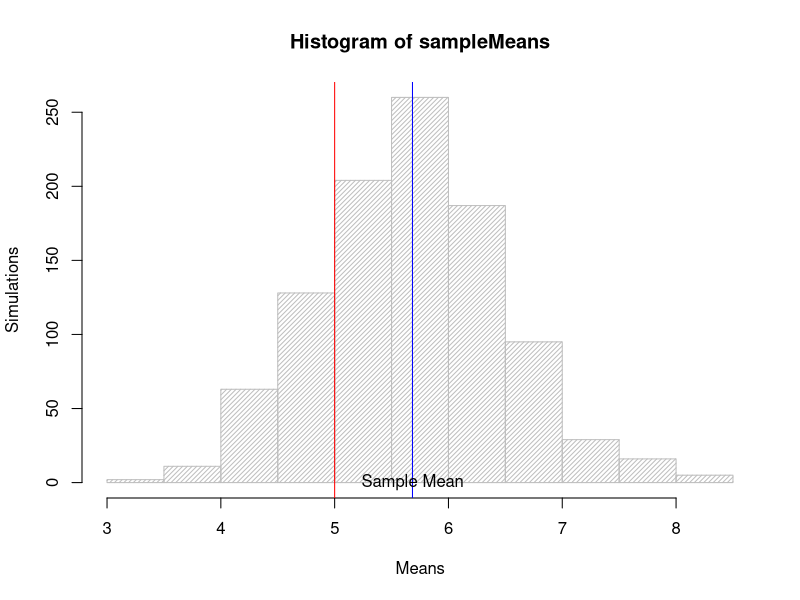
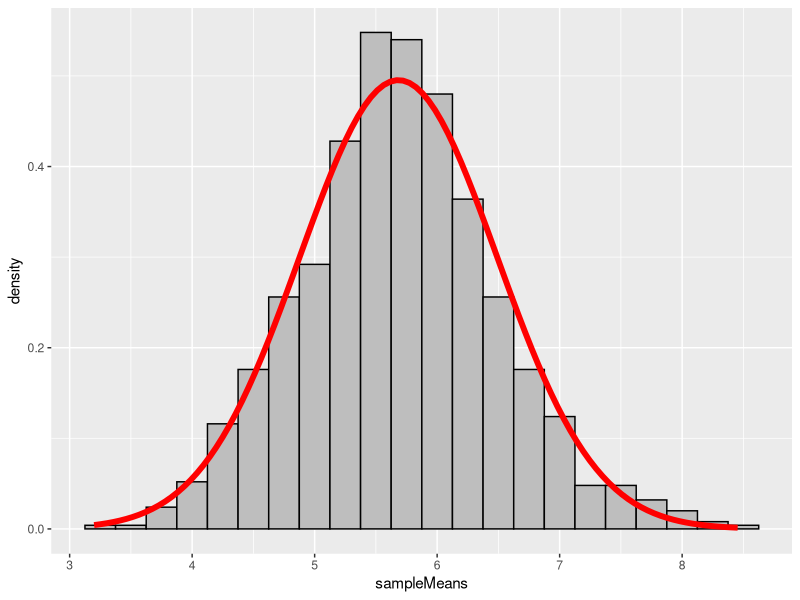
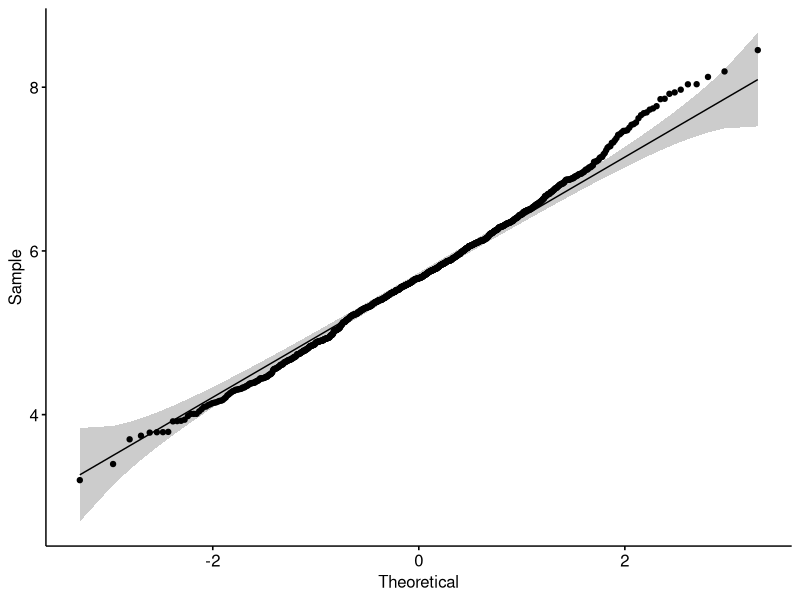

Source code (R) for these figures, in order:
## ---- chunk 1
library("data.table")
library("ggplot2")
library("dplyr")
library(tidyr)
library(ggpubr)
## ---- chunk 2
# set seed
set.seed(31)

# set lambda
lambda <- 0.2

# samples
n <- 40

# simulations
simulations <- 1000

samples <- matrix(sample(rexp(n, lambda), n*simulations, replace = TRUE), n, simulations)

sampleMeans <- apply(samples, 2, mean)
## ---- chunk 3
obtainedMean <- mean(sampleMeans)
obtainedMean
basicMean <- 1/lambda
basicMean
t.test(sampleMeans)$conf
t.test(sampleMeans)$p.value
## ---- chunk 4
hist(sampleMeans, xlab = "Means", ylab = "Simulations", density = 30, col = "grey")
abline(v = basicMean, col = "red")
abline(v = obtainedMean, col = "blue", )
text(x = obtainedMean,y = 0,"Sample Mean")
## ---- chunk 5
sampleSds <- sd(sampleMeans)
sampleSds
basicSd <- (1/lambda)/sqrt(n)
basicSd
sampleVariances <- sampleSds^2
sampleVariances
basicVariance <- basicSd^2
basicVariance
## ---- chunk 6
ggplot(data.frame(sampleMeans), aes(x=sampleMeans)) +
geom_histogram(aes(y = ..density..), binwidth=.25, colour="black", fill="grey")+
stat_function(fun = dnorm, lwd = 2, col = 'red', args = list(mean = mean(sampleMeans), sd = sd(sampleMeans))) 
## ---- chunk 7
ggqqplot(sampleMeans)
  
